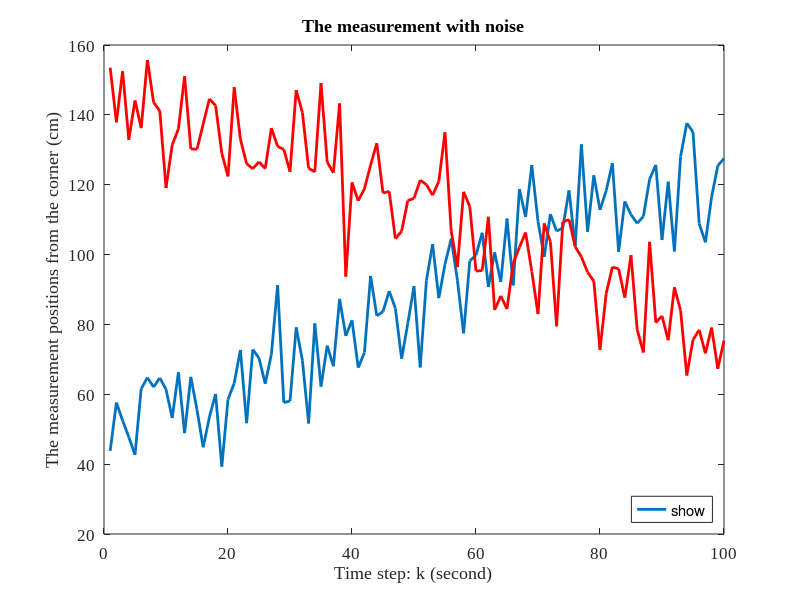
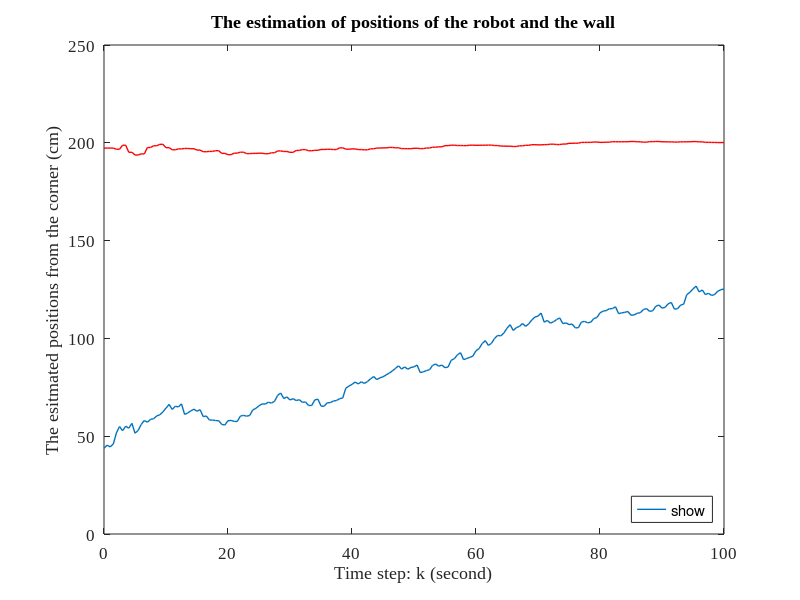
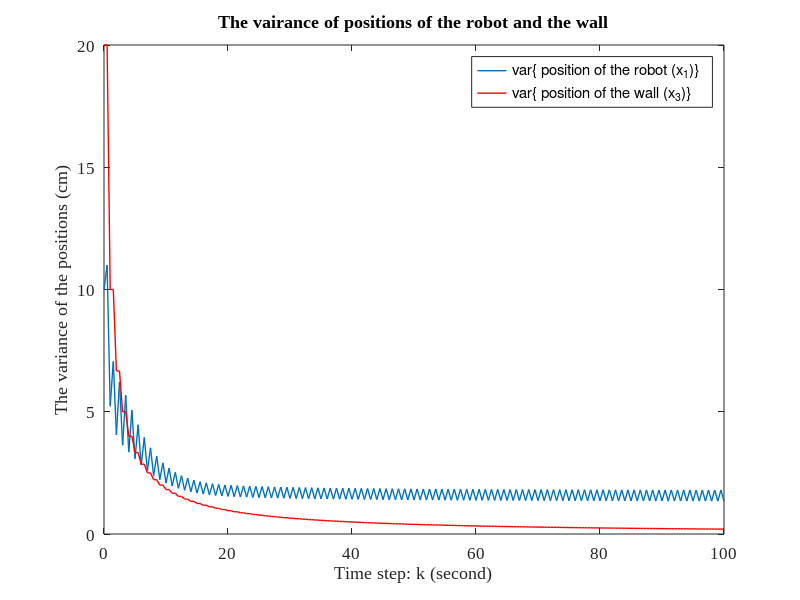
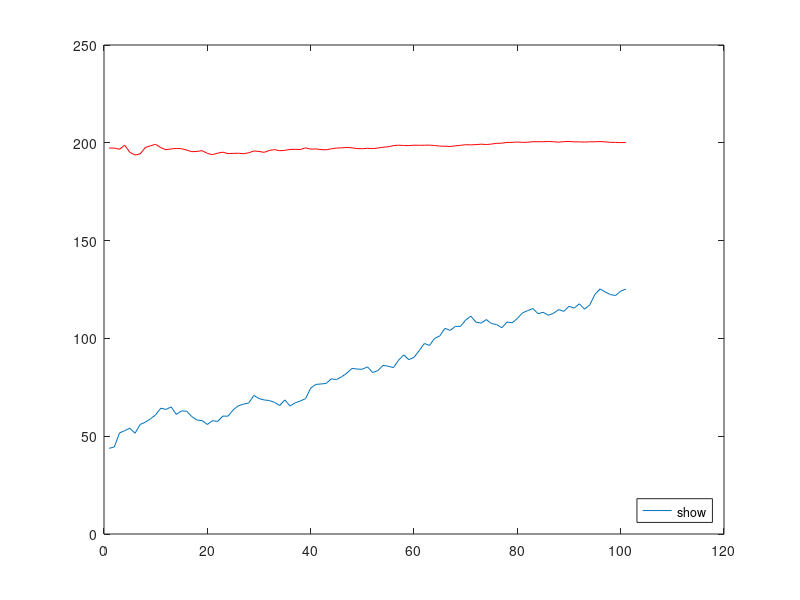

MATLAB code to generate these figures, in order:
%% HW7
% -------------------------
% CMPE 245 - Spring, 2016
% Chien-Pin Chen
% 05/27/2016
% MATLAB script for HW7
% --------------------------
clear all;
% measurement data and plot them on one figure
load robotMes.mat;

% plotting the measurement 
plot(y(1,:), 'LineWidth', 2, 'DisplayName','y_1 (k) The position of the robot');
hold on
plot(y(2,:), 'r', 'LineWidth', 2, 'DisplayName','y_2 (k) The position of the wall');
set(gca, 'fontsize', 12, 'FontName','Times New Roman');
title('The measurement with noise');
xlabel ('Time step: k (second)');
ylabel ('The measurement positions from the corner (cm)');
legend('show', 'Location', 'SouthEast');

% setting initial x_0, P_0 
%x_0 = [40; 0; 200]; % my first guess. (integer according y1(0) and y2(0))
x_0 = [y(1,1); 1.6; y(1,1)+y(2,1)]; % more reasoning guess (after course)
% P_0 = [10 0 0;
%         0 0 0;    % my first guess. (set as variance of the measurement 
%         0 0 10];  % for P11 P33. and set others as zeros)
P_0 = [10 0 10;
        0 1 0;
        10 0 10*2];
    
% setting some constant matrix in kalman filter (phi, gamma, H, R, Q)
phi = [1 1 0;
       0 1 0;
       0 0 1];
ga = [0 0.1 0]';
%u = [ 0 0.8 0]';
Q = 1;

H = [1 0 0;
    -1 0 1];
R = [10 0;
     0 10];

% array to compute E{x_k} and P_k 
Ex_k = zeros(3, length(y)+1);
P_k = zeros(3, 3, length(y)+1);
 
% array to storge E{x_k}(-) and P_k(-) before update (prior)
Ex_kn = zeros(3, length(y)+1);
P_kn = zeros(3, 3, length(y)+1);
 
% array to storge E{x_k}(+) and P_k(+) after update (posterior) 
Ex_kp = zeros(3, length(y)+1);
P_kp = zeros(3, 3, length(y)+1);

% array to storage E{x_k} and P_k before and after update
Ex_arr = zeros(3, 2*length(y)+1);
P_arr = zeros(3, 3, 2*length(y)+1);
K_arr = zeros(3,2,length(y));   % storage KF Gain (for trends)

% Do forward kalman filter to compute estimation and the varinace
Ex_k(:,1) = x_0;
P_k(:,:,1) = P_0;
Ex_kn(:,1) = x_0;
P_kn(:,:,1) = P_0;
Ex_kp(:,1) = x_0;
P_kp(:,:,1) = P_0;
Ex_arr(:,1) = x_0;
P_arr(:,:,1) = P_0;
for k=1: length(y)
    % prediction (prior)
    Ex_k(:,k+1) = phi* Ex_k(:,k);
    P_k(:,:,k+1) = phi*P_k(:,:,k)*phi' + ga*Q*ga';
    
    Ex_arr(:,k*2) = Ex_k(:,k+1);
    P_arr(:,:,k*2) = P_k(:,:,k+1);
    Ex_kn(:,k+1) = Ex_k(:,k+1);
    P_kn(:,:,k+1) = P_k(:,:,k+1);
    
    % observation

    % update and compute K and P(+) (posterior)
    K = P_k(:,:,k+1) * H'* inv(H*P_k(:,:,k+1)*H'+R);
    P_k(:,:,k+1) = (eye(3) - K*H)*P_k(:,:,k+1);
    
    Ex_k(:,k+1) = Ex_k(:,k+1) + K*(y(:,k) - H*Ex_k(:,k+1));
    
    K_arr(:,:,k) = K;
    Ex_arr(:,k*2+1) = Ex_k(:,k+1);
    P_arr(:,:,k*2+1) = P_k(:,:,k+1);
    Ex_kp(:,k+1) = Ex_k(:,k+1);
    P_kp(:,:,k+1) = P_k(:,:,k+1);
end

% plot expexted X1 and X3 (expect and update)
t = (0:0.5:100);
figure;
plot(t, Ex_arr(1,:), 'LineWidth', 1, 'DisplayName','E\{ Position of the robot (x_1)\} ');
hold on
plot(t, Ex_arr(3,:), 'r', 'LineWidth', 1, 'DisplayName','E\{ Position of the wall (x_3)\}');
set(gca, 'fontsize', 12, 'FontName','Times New Roman');
title('The estimation of positions of the robot and the wall');
xlabel ('Time step: k (second)');
ylabel ('The esitmated positions from the corner (cm)');
legend('show', 'Location', 'SouthEast');


% plot variance X1 and X3 (expect and update)
var_x1a = reshape(P_arr(1,1,:), 1, []);
var_x3a = reshape(P_arr(3,3,:), 1, []);
figure;
plot(t, var_x1a, 'LineWidth', 1, 'DisplayName','var\{ position of the robot (x_1)\}');
hold on
plot(t, var_x3a, 'r', 'LineWidth', 1, 'DisplayName','var\{ position of the wall (x_3)\}');
set(gca, 'fontsize', 12, 'FontName','Times New Roman');
title('The vairance of positions of the robot and the wall');
xlabel ('Time step: k (second)');
ylabel ('The variance of the positions (cm)');
legend('show');


% plot expexted X1 and X3 (only update)
figure;
plot(Ex_kp(1,:), 'DisplayName','Ex1');
hold on
plot(Ex_kp(3,:), 'r', 'DisplayName','Ex3');
legend('show', 'Location', 'SouthEast');

% plot variance X1 and X3
var_x1 = reshape(P_kp(1,1,:), 1, []);
var_x3 = reshape(P_kp(3,3,:), 1, []);
figure;
plot(var_x1, 'DisplayName','VARx1');
hold on
plot(var_x3, 'r', 'DisplayName','VARx3');
legend('show');
